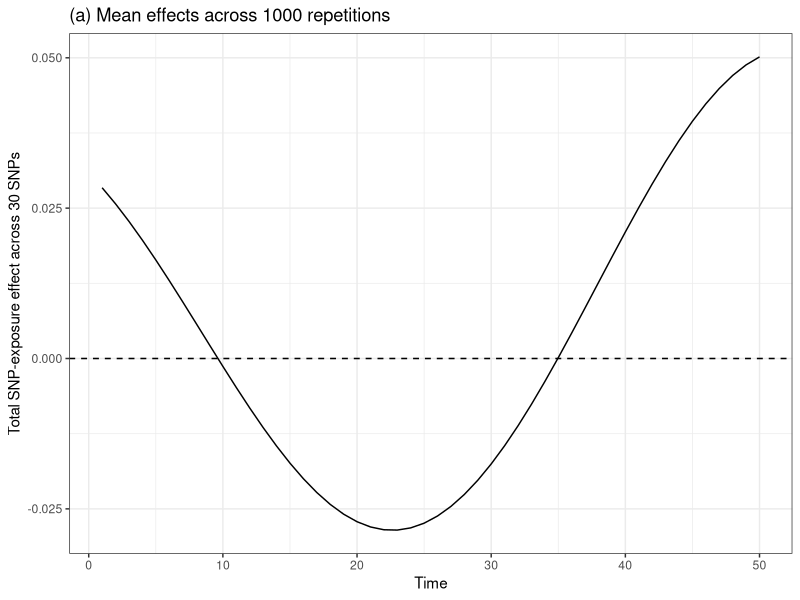
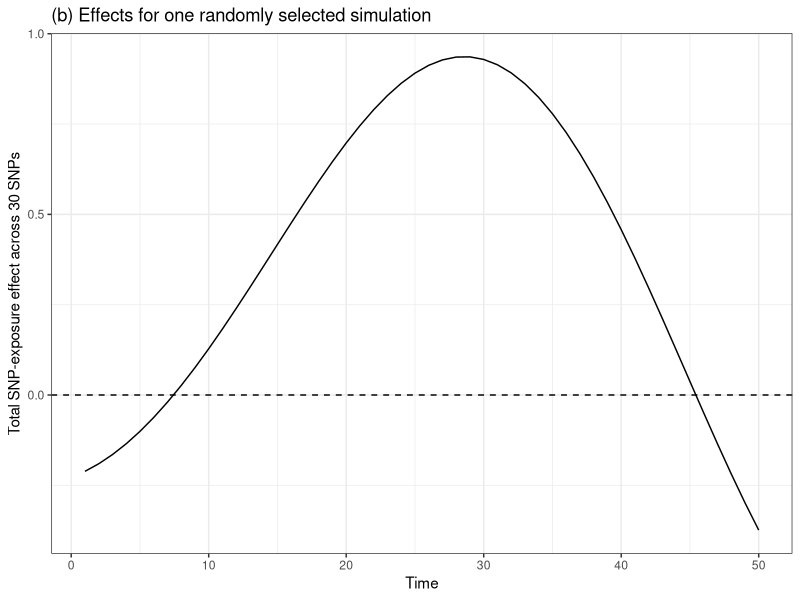

R code for these plots, in order:
#Eleanor Sanderson
#25th July 2023
#Code to replicate SNP effects in Tian and Burgess IJE 2023


library(dplyr)
library(tidyverse)
library(ggplot2)

rm(list = ls(all.names = TRUE))
set.seed(11)

reps = 1000
results <- data.frame()


for(r in 1:reps){

A1 <- rnorm(30,0,0.05)
A2 <- rnorm(30,0,0.15)
A3 <- rnorm(30,0.10,0.01)
A4 <- rnorm(30,0,1)

t <- 1:50
alpha = matrix( , nrow = 50, ncol = 30)
for (i in 1:50){
  for(j in 1:30){
alpha[i,j] <- A1[j] +  A2[j]*cos(A3[j]*i-A4[j])
  }
}

alpha <- data.frame(alpha)


alpha$sum <- alpha[,1]

for(i in 2:30){
  alpha$sum <- alpha$sum + alpha[,i]
}

for(t in 1:50){
  results[r,t] <- alpha[t,"sum"]
}


a <- cor(t(alpha[,1:30]))

#15, 30 with 10 and 50

results[r,"10_15"] <- a[10,15]
results[r,"10_50"] <- a[10,50]
results[r,"30_50"] <- a[30,50]
results[r,"15_50"] <- a[15,50]
results[r,"10_30"] <- a[10,30]


}
##plot mean across the simulation


plotdat <- data.frame(colMeans(results[,1:50]))
plotdat <- plotdat %>% 
  rowid_to_column(var='time') %>%
  rename("snpeffect" = "colMeans.results...1.50..")


ggplot(data = plotdat, aes(x=time)) + 
  geom_line(aes(y=snpeffect)) +
  geom_hline(aes(yintercept = 0), col='black', linetype=2) +
  theme_bw() +
  labs(x="Time", y = "Total SNP-exposure effect across 30 SNPs", title = "(a) Mean effects across 1000 repetitions")

ggsave("mean_plot_changeparams.pdf", width = 7, height = 5)


##plot for one repetition

randno <- round(runif(1,1,reps))

plotdat <- data.frame(t(results[randno,1:50]))
plotdat <- plotdat %>% 
  rowid_to_column(var='time') 
  
colnames(plotdat)[2] = "snpeffect"


ggplot(data = plotdat, aes(x=time)) + 
  geom_line(aes(y=snpeffect)) +
  geom_hline(aes(yintercept = 0), col='black', linetype=2) +
  theme_bw() +
  labs(x="Time", y = "Total SNP-exposure effect across 30 SNPs", title = "(b) Effects for one randomly selected simulation")

ggsave("singlerep_plot_changeparams.pdf", width = 7, height = 5)



###looking at the correlations between the time periods

correlations <- results[,51:ncol(results)]


#estimated effect at time 15 scenario D for each repetition
correlations$D_15 <- correlations[,"10_15"]*0.4
correlations$D_50 <- -0.8 + correlations[,"10_50"]*0.4



